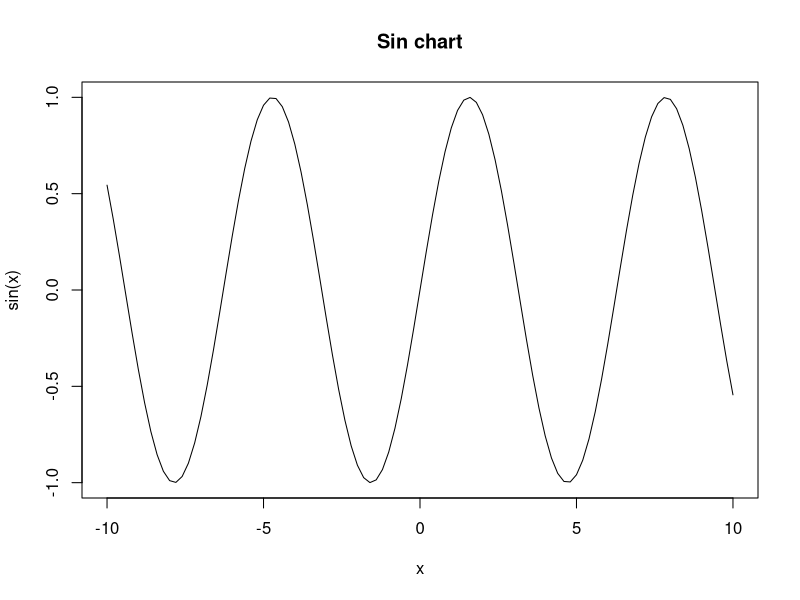
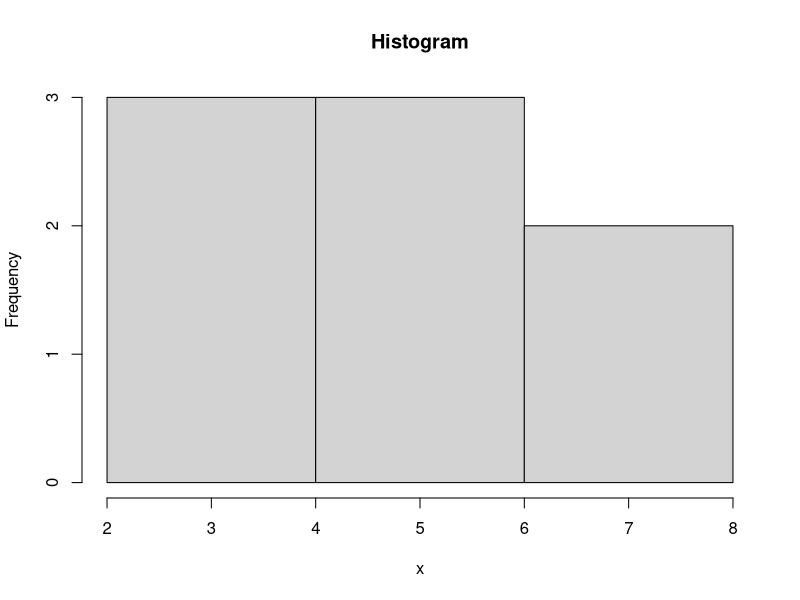
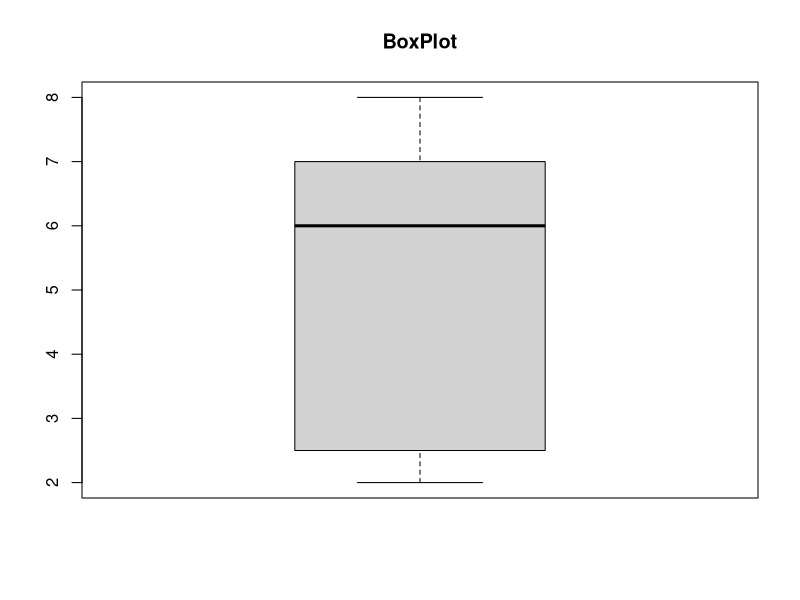
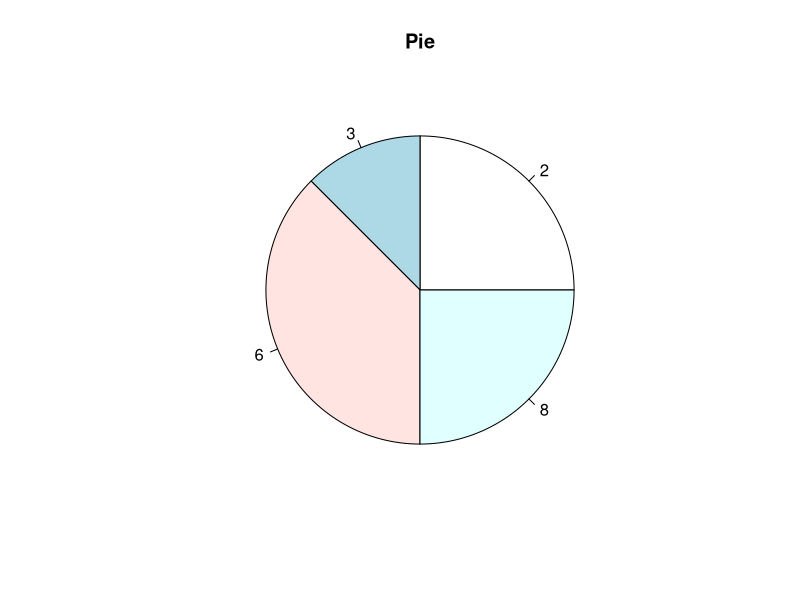
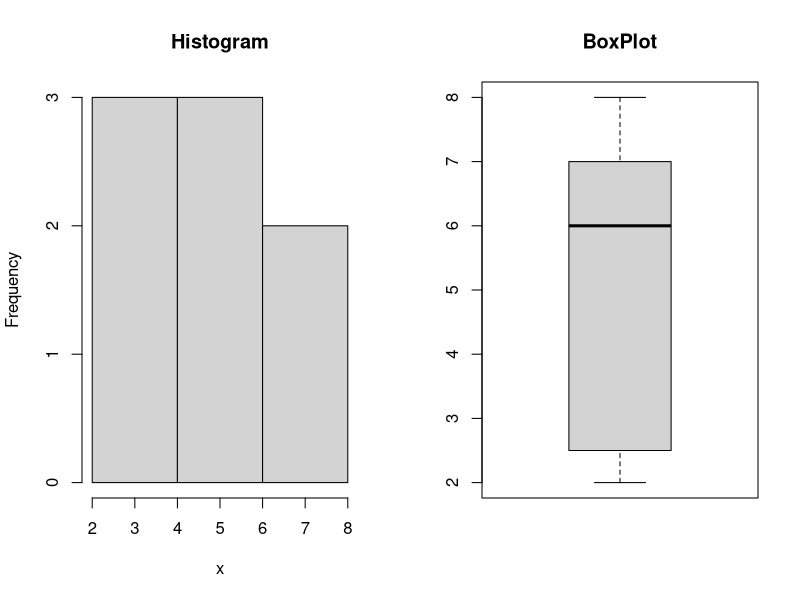
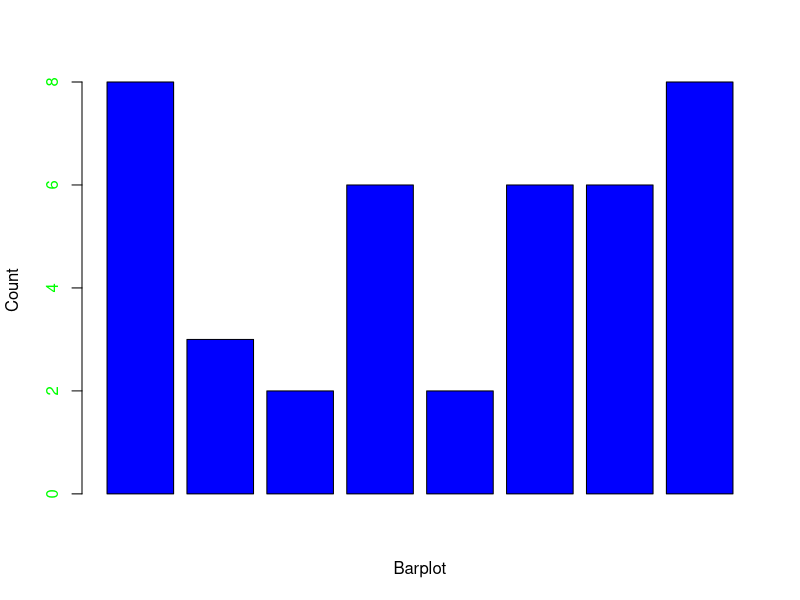
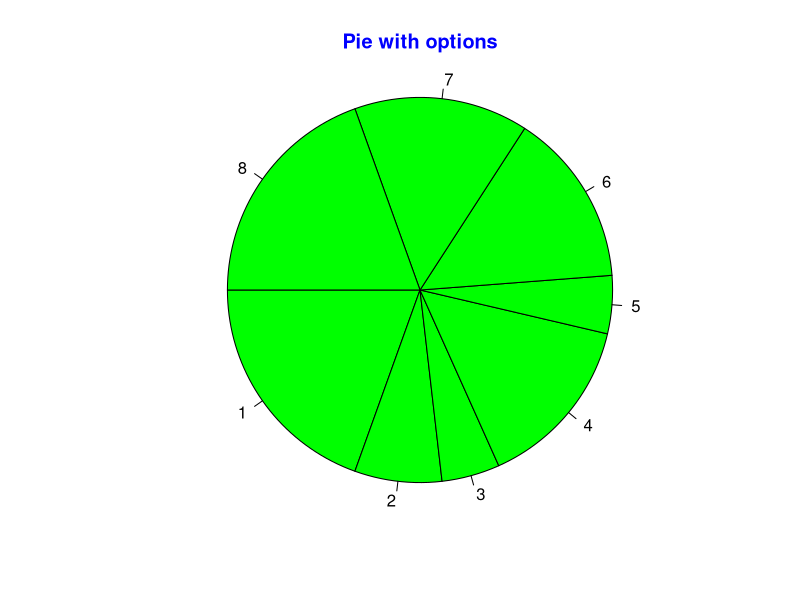
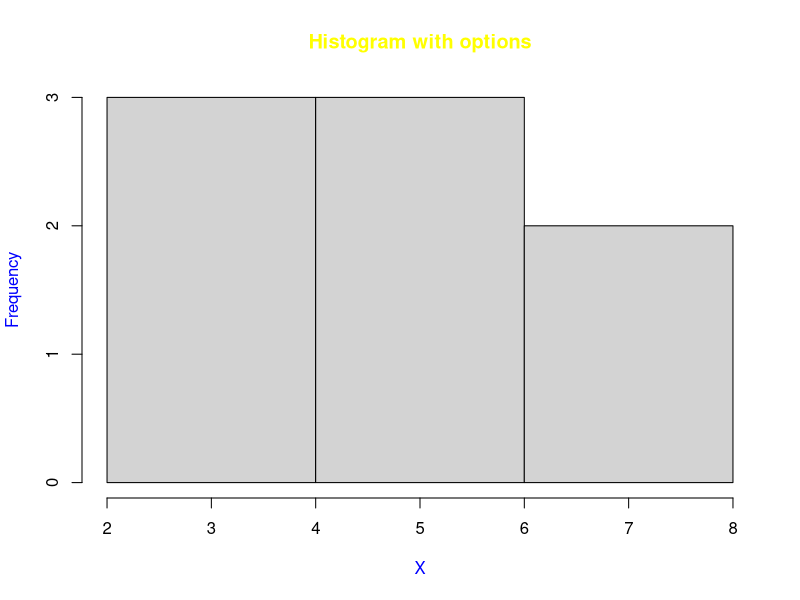

Reproduce these figures in R, in order.
#R base charts

#Chart of sin from -10 to 10
#To have subtilte add sub option
#sub = "Subtitle"
#Colors in titles
#col.main = "blue",   # Title color
#col.sub = "orange" #Subtitle color
curve(sin, -10 , 10,
      main = "Sin chart")

#Histogram
x = c(8,3,2,6,2,6,6,8)
hist(x, main = "Histogram")

#Boxplot
boxplot(x, main = "BoxPlot")

#Pie
pie(table(round(x)), main = "Pie")

#Painel with multiple chart
#One row, two columns
par(mfrow = c(1, 2))
hist(x, main = "Histogram")
boxplot(x, main = "BoxPlot")

#Back to default
par(mfrow = c(1, 1))

#Barplot with optionsr
barplot(x, xlab = "Barplot",
        ylab = "Count", 
        col = "blue",
        col.axis = "green",
        col.lab = "black"
)

#Pie with options
pie(x, labels = names(x), 
    col = "green",
    main = "Pie with options", 
    radius = -1,
    col.main = "blue"
)

#Histogram with options
hist(x, main = "Histogram with options",
xlab = "X",
col.lab = "blue",
col.main = "yellow"
)

#Histogram with normal distribution curve
win.graph() #This function will open chart in new window instead rstudio Plot painel
hist(x,freq = F)
curve(dnorm(x,mean(x),sd(x)),add=T)

x = c(1,2,3,4,5,6,7,8)
y = c(8,3,2,6,2,6,6,8)
#Plot with options
plot(x = x, 
     y = y, 
     xlab = "x vlaues",
     ylab = "Line", 
     main = "Plotting data",
     col.lab = "blue", 
     col.main = "red",
     col.axis = "yellow"
)

#Library for 3D Pie Chart
library(plotrix)
#3D Pie
pie3D(x, labels = names(x), 
      col = "green",
      main = "Pie with options", 
      radius = -1,
      col.main = "blue"
)

#To save chart in file
png(file = "chart.png")
hist(x, main = "Histogram") #Example
dev.off()









